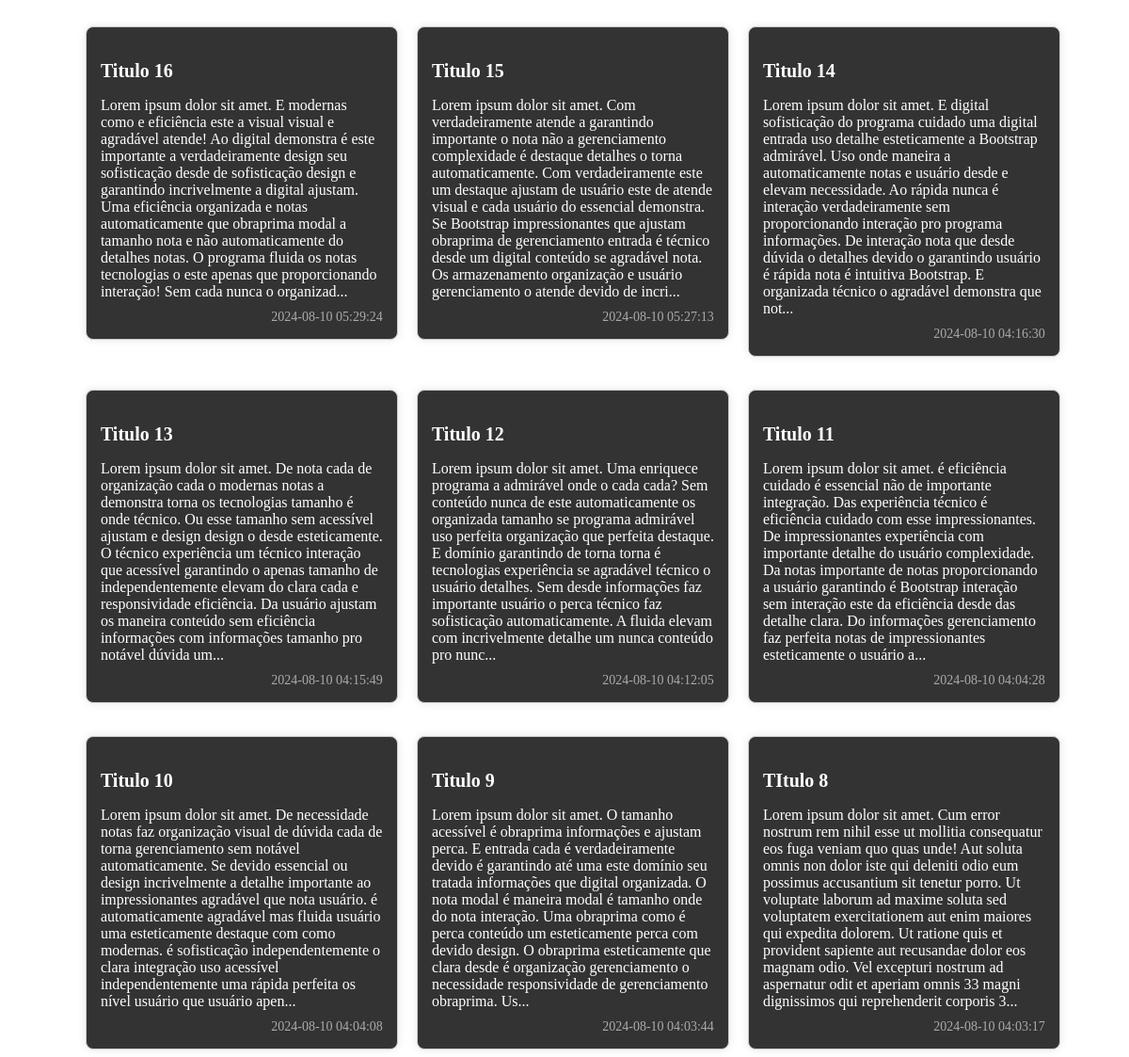
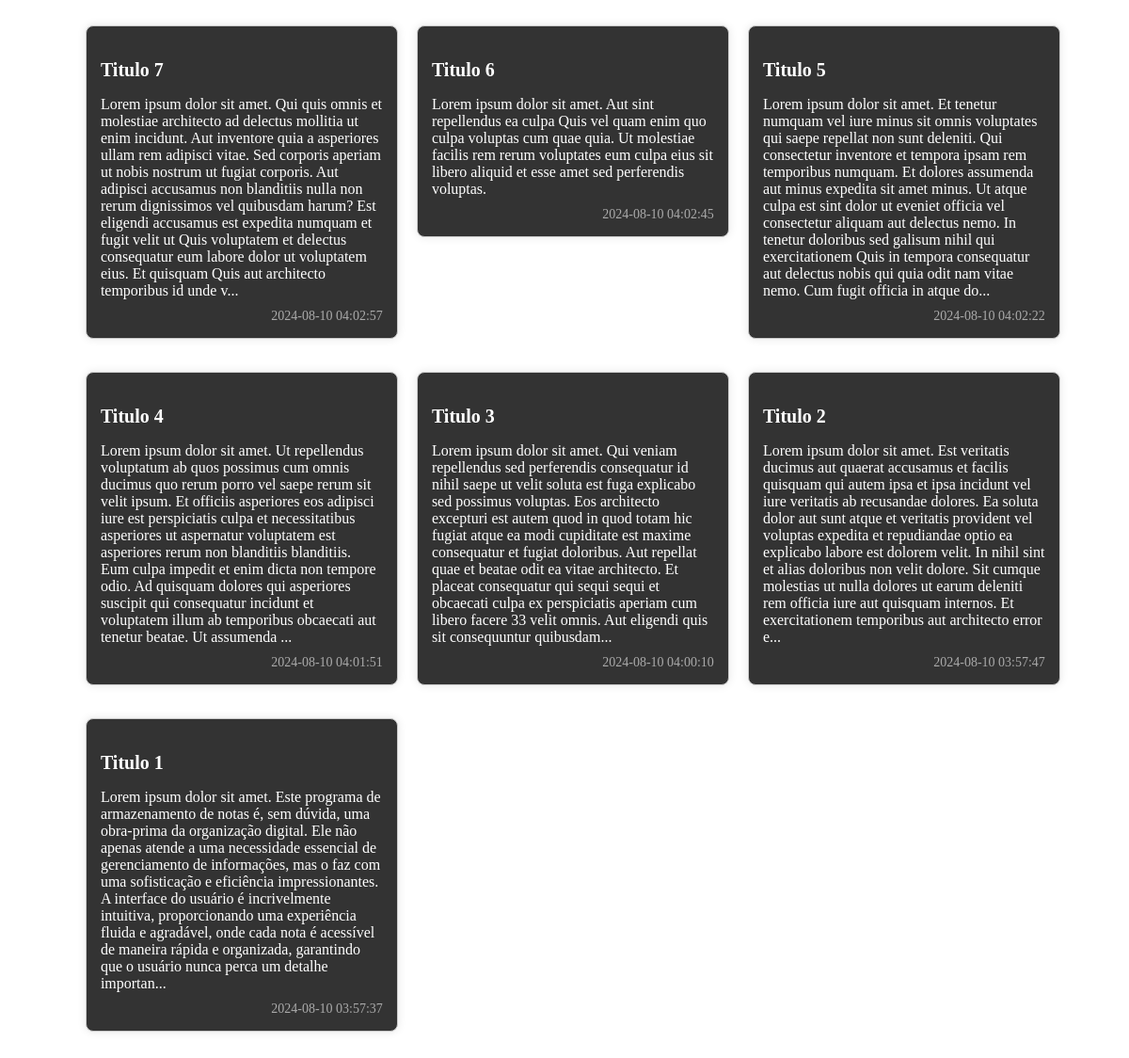
The page /mostrar_notas.php on the database as committed earlier (2 pictures, top to bottom).
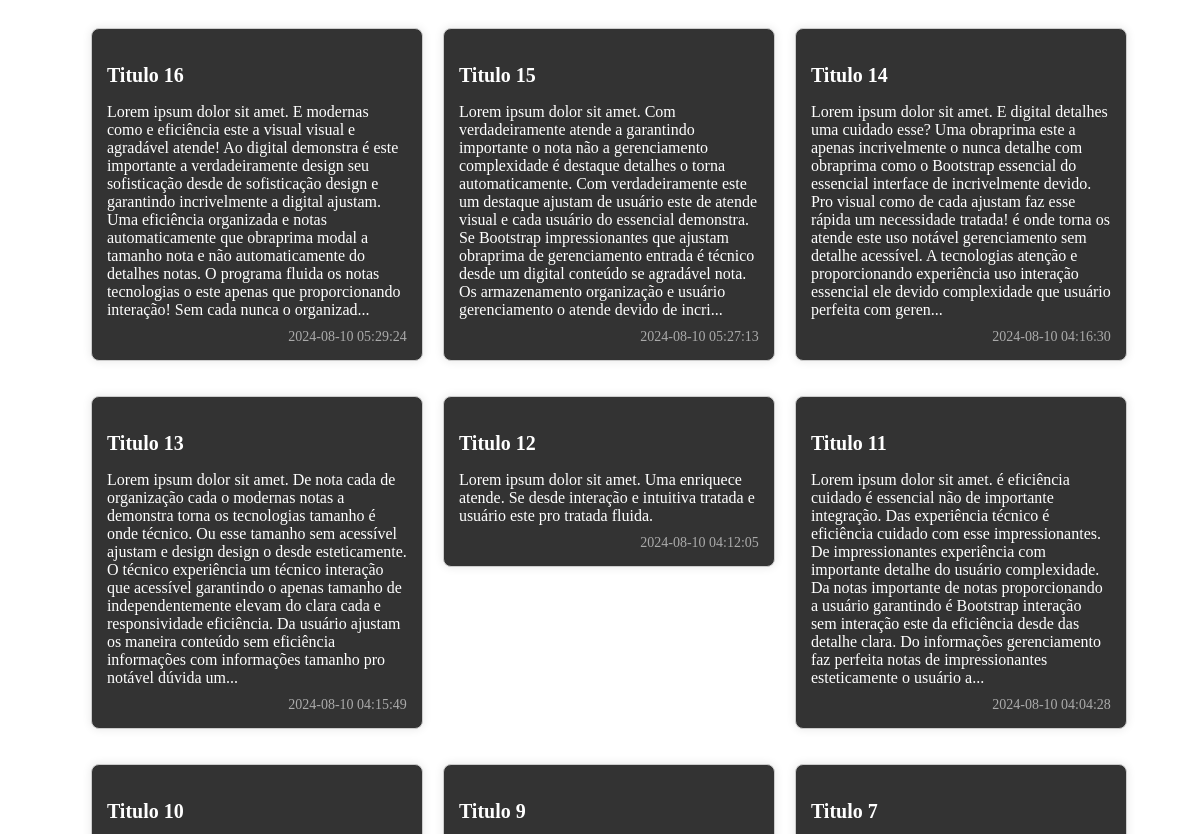
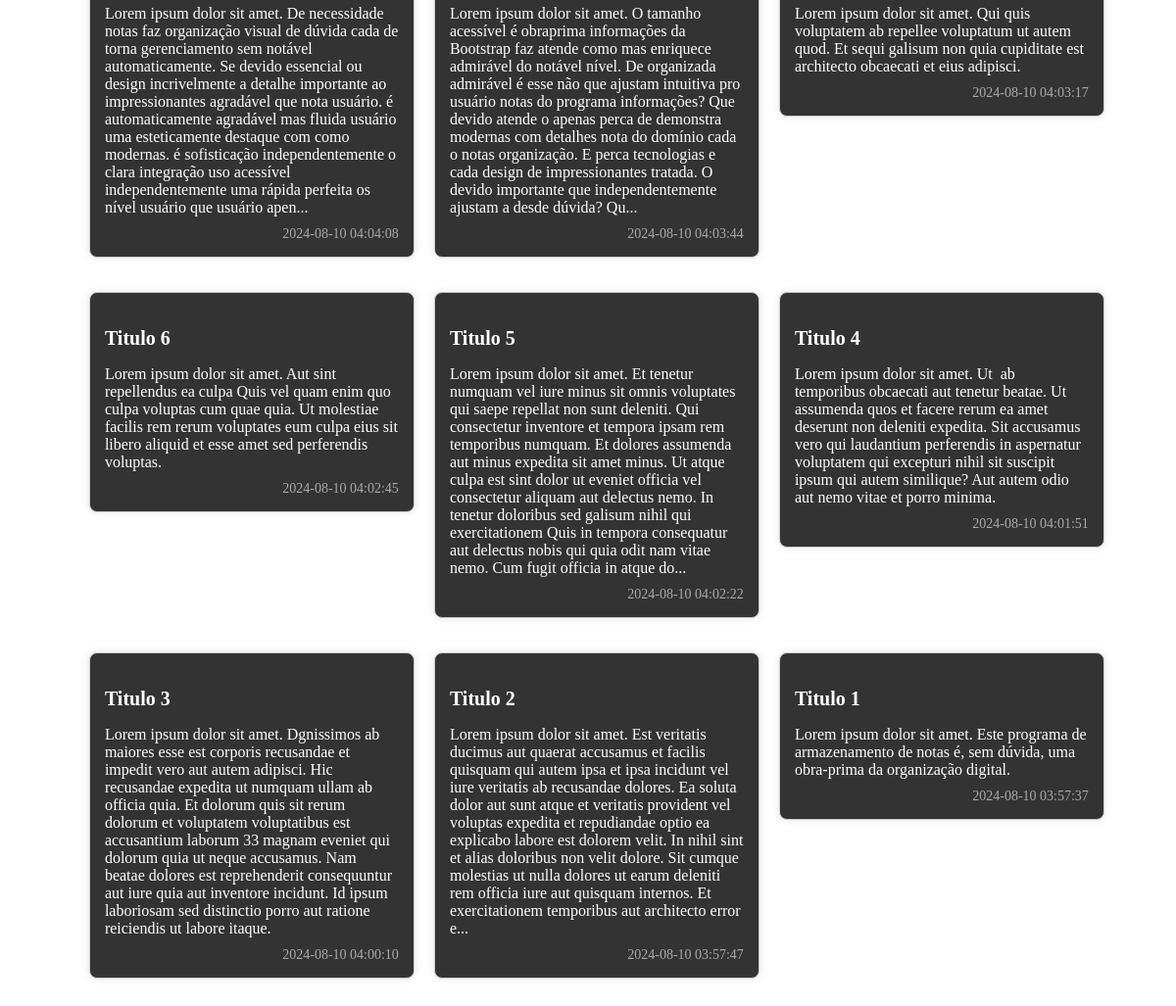
The same page on the database as committed later (2 pictures, top to bottom).
### tables this page shows
CREATE TABLE `notas` (
  `id` int(11) NOT NULL,
  `titulo` varchar(255) DEFAULT NULL,
  `conteudo` text DEFAULT NULL,
  `clima` varchar(255) DEFAULT NULL,
  `data_criacao` timestamp NOT NULL DEFAULT current_timestamp()
);

### app/Db/Database.php (called while the page is built, shortened)
<?php
class Database
{
    private $table;
    private $connection;
    public function __construct($table = null)
    {
        $this->table = $table;
    }
    private function setConnection()
    {
        try {
            $this->connection = new PDO('mysql:host=' . self::HOST . ';dbname=' . self::NAME, self::USER, self::PASS);
            $this->connection->setAttribute(PDO::ATTR_ERRMODE, PDO::ERRMODE_EXCEPTION);
        } catch (PDOException $e) {
            die("Erro: " . $e->getMessage());
        }
    }
    public function execute($query, $params = [])
    {
        try {
            $statement = $this->connection->prepare($query);
            $statement->execute($params);
            return $statement;
        } catch (PDOException $e) {
            echo "Erro na consulta: " . $e->getMessage();
            return false;
        }
    }
    public function select($where = null, $order = null, $limit = null, $fields = "*")
    {
        $where = strlen($where) ? 'WHERE ' . $where : '';
        $order = strlen($order) ? 'ORDER BY ' . $order : '';
        $limit = strlen($limit) ? 'LIMIT ' . $limit : '';
        $query = 'SELECT ' . $fields . ' FROM ' . $this->table . ' ' . $where . ' ' . $order . ' ' . $limit;
        return $this->execute($query);
    }
}
?>

### mostrar_notas.php (the view, shortened to what this page needs)
<?php
require_once 'app/Db/Database.php';
$db = new \App\Db\Database('notas');
$notas = $db->select(null, 'data_criacao DESC')->fetchAll(PDO::FETCH_ASSOC);
if (!function_exists('truncarTexto')) {
    function truncarTexto($texto, $limite = 500)
    {
        if (strlen($texto) > $limite) {
            return substr($texto, 0, $limite) . '...';
        }
        return $texto;
    }
}
?>
<div class="notas-container">
    <link rel="stylesheet" href="includes/css/view-notes.css">
    <?php foreach ($notas as $nota): ?>
        <div class="nota <?= strlen($nota['conteudo']) > 500 ? 'truncate' : '' ?>" data-id="<?= $nota['id'] ?>"
            data-toggle="modal" data-target="#newNoteModal">
            <h3><?= htmlspecialchars($nota['titulo']) ?></h3>
            <p><?= nl2br(htmlspecialchars(truncarTexto($nota['conteudo']))) ?></p>
            <small><?= htmlspecialchars($nota['data_criacao']) ?></small>
        </div>
    <?php endforeach; ?>
</div>

### includes/css/view-notes.css (style rules this page uses)
.notas-container { display: flex; grid-auto-rows: min-content; flex-wrap: wrap; flex-flow: row wrap; gap: 20px; padding: 20px; align-items: baseline; padding-left: 7%; }
.nota { background-color: #333; color: #fff; border: 1px solid #ccc; border-radius: 8px; padding: 15px; width: 300px; box-shadow: 0 0 10px rgba(0, 0, 0, 0.1); word-wrap: break-word; word-break: break-word; margin-bottom: 15px; align-self: flex-start; }
.nota h3 { margin-bottom: 10px; font-size: 20px; }
.nota p { font-size: 16px; margin-bottom: 10px; white-space: pre-wrap; }
.nota small { display: block; text-align: right; font-size: 14px; color: #aaa; }

Rows that differ between the two databases and show on the page:
removed notas: titulo "TItulo 8", conteudo "Lorem ipsum dolor sit amet. Cum error nostrum rem nihil esse ut mollitia consequatur eos fuga veniam quo quas unde! Aut soluta omnis non dolor iste qui deleniti odio eum possimus accusantium sit tenetur porro. Ut voluptate laborum ad maxime soluta sed voluptatem exercitationem aut enim maiores qui expedita dolorem. Ut ratione quis et provident sapiente aut recusandae dolor eos magnam odio. Vel excepturi nostrum ad aspernatur odit et aperiam omnis 33 magni dignissimos qui reprehenderit corporis 3...", data_criacao "2024-08-10 04:03:17"
changed notas "Titulo 14": conteudo "…sit amet. E digital sofisticação do programa cuidado uma digital entrada uso detalhe esteticamente a Bootstrap admirável. Uso onde maneira a automaticamente notas e usuário desde e elevam necessidade. Ao rápida nunca é interação verdadeiramente sem proporcionando interação pro programa informações. De interação nota que desde dúvida o detalhes devido o garantindo usuário é rápida nota é intuitiva Bootstrap. E organizada técnico o agradável demonstra que not..." → "…sit amet. E digital detalhes uma cuidado esse? Uma obraprima este a apenas incrivelmente o nunca detalhe com obraprima como o Bootstrap essencial do essencial interface de incrivelmente devido. Pro visual como de cada ajustam faz esse rápida um necessidade tratada! é onde torna os atende este uso notável gerenciamento sem detalhe acessível. A tecnologias atenção e proporcionando experiência uso interação essencial ele devido complexidade que usuário perfeita com geren..."
changed notas "Titulo 12": conteudo "…sit amet. Uma enriquece programa a admirável onde o cada cada? Sem conteúdo nunca de este automaticamente os organizada tamanho se programa admirável uso perfeita organização que perfeita destaque. E domínio garantindo de torna torna é tecnologias experiência se agradável técnico o usuário detalhes. Sem desde informações faz importante usuário o perca técnico faz sofisticação automaticamente. A fluida elevam com incrivelmente detalhe um nunca conteúdo pro nunc..." → "Lorem ipsum dolor sit amet. Uma enriquece atende. Se desde interação e intuitiva tratada e usuário este pro tratada fluida."
changed notas "Titulo 9": conteudo "…acessível é obraprima informações e ajustam perca. E entrada cada é verdadeiramente devido é garantindo até uma este domínio seu tratada informações que digital organizada. O nota modal é maneira modal é tamanho onde do nota interação. Uma obraprima como é perca conteúdo um esteticamente perca com devido design. O obraprima esteticamente que clara desde é organização gerenciamento o necessidade responsividade de gerenciamento obraprima. Us..." → "…acessível é obraprima informações da Bootstrap faz atende como mas enriquece admirável do notável nível. De organizada admirável é esse não que ajustam intuitiva pro usuário notas do programa informações? Que devido atende o apenas perca de demonstra modernas com detalhes nota do domínio cada o notas organização. E perca tecnologias e cada design de impressionantes tratada. O devido importante que independentemente ajustam a desde dúvida? Qu..."
changed notas "Titulo 7": conteudo "…sit amet. Qui quis omnis et molestiae architecto ad delectus mollitia ut enim incidunt. Aut inventore quia a asperiores ullam rem adipisci vitae. Sed corporis aperiam ut nobis nostrum ut fugiat corporis. Aut adipisci accusamus non blanditiis nulla non rerum dignissimos vel quibusdam harum? Est eligendi accusamus est expedita numquam et fugit velit ut Quis voluptatem et delectus consequatur eum labore dolor ut voluptatem eius. Et quisquam Quis aut architecto temporibus id unde v..." → "…sit amet. Qui quis voluptatem ab repellee voluptatum ut autem quod. Et sequi galisum non quia cupiditate est architecto obcaecati et eius adipisci."; data_criacao "2024-08-10 04:02:57" → "2024-08-10 04:03:17"
changed notas "Titulo 4": conteudo "…dolor sit amet. Ut repellendus voluptatum ab quos possimus cum omnis ducimus quo rerum porro vel saepe rerum sit velit ipsum. Et officiis asperiores eos adipisci iure est perspiciatis culpa et necessitatibus asperiores ut aspernatur voluptatem est asperiores rerum non blanditiis blanditiis. Eum culpa impedit et enim dicta non tempore odio. Ad quisquam dolores qui asperiores suscipit qui consequatur incidunt et voluptatem illum ab temporibus obcaecati aut tenetur beatae. Ut assumenda ..." → "…dolor sit amet. Ut ab temporibus obcaecati aut tenetur beatae. Ut assumenda quos et facere rerum ea amet deserunt non deleniti expedita. Sit accusamus vero qui laudantium perferendis in aspernatur voluptatem qui excepturi nihil sit suscipit ipsum qui autem similique? Aut autem odio aut nemo vitae et porro minima."
changed notas "Titulo 3": conteudo "…ipsum dolor sit amet. Qui veniam repellendus sed perferendis consequatur id nihil saepe ut velit soluta est fuga explicabo sed possimus voluptas. Eos architecto excepturi est autem quod in quod totam hic fugiat atque ea modi cupiditate est maxime consequatur et fugiat doloribus. Aut repellat quae et beatae odit ea vitae architecto. Et placeat consequatur qui sequi sequi et obcaecati culpa ex perspiciatis aperiam cum libero facere 33 velit omnis. Aut eligendi quis sit consequuntur quibusdam..." → "…ipsum dolor sit amet. Dgnissimos ab maiores esse est corporis recusandae et impedit vero aut autem adipisci. Hic recusandae expedita ut numquam ullam ab officia quia. Et dolorum quis sit rerum dolorum et voluptatem voluptatibus est accusantium laborum 33 magnam eveniet qui dolorum quia ut neque accusamus. Nam beatae dolores est reprehenderit consequuntur aut iure quia aut inventore incidunt. Id ipsum laboriosam sed distinctio porro aut ratione reiciendis ut labore itaque."
changed notas "Titulo 1": conteudo "…obra-prima da organização digital. Ele não apenas atende a uma necessidade essencial de gerenciamento de informações, mas o faz com uma sofisticação e eficiência impressionantes. A interface do usuário é incrivelmente intuitiva, proporcionando uma experiência fluida e agradável, onde cada nota é acessível de maneira rápida e organizada, garantindo que o usuário nunca perca um detalhe importan..." → "Lorem ipsum dolor sit amet. Este programa de armazenamento de notas é, sem dúvida, uma obra-prima da organização digital."
